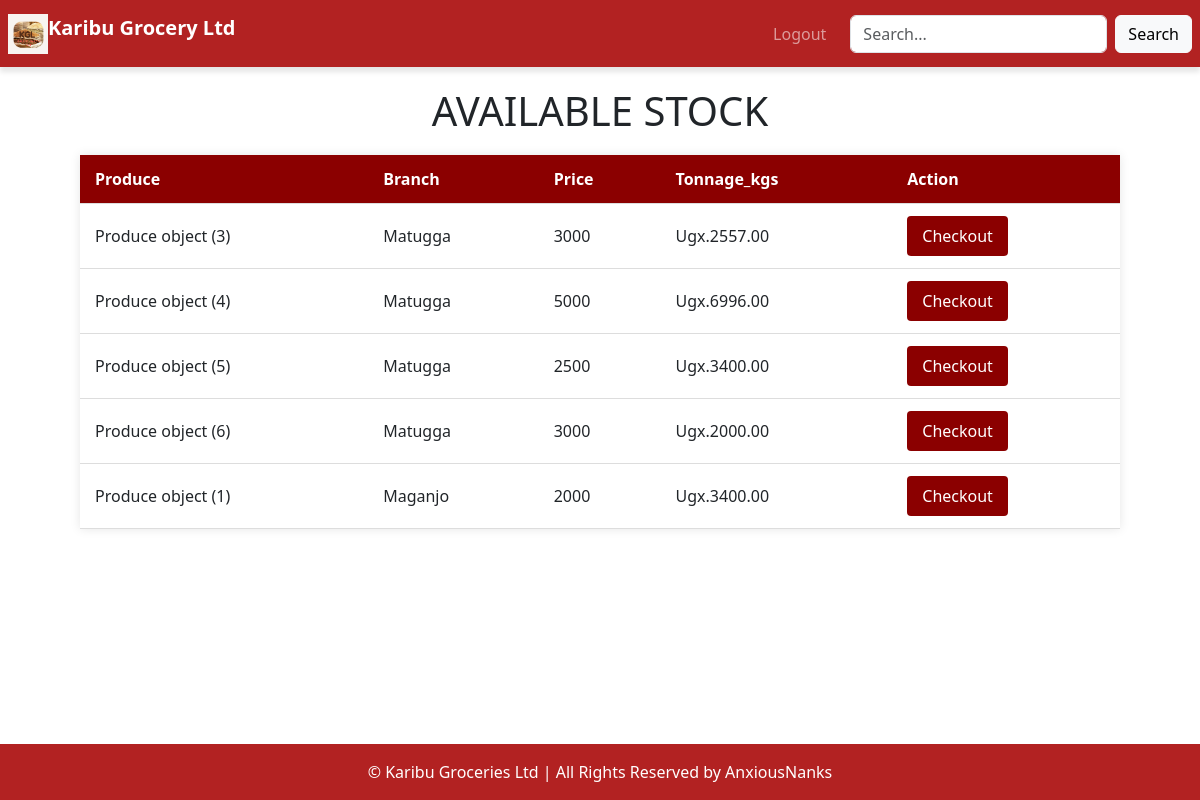
The page /allstock/ on the database its author committed.
### home/models.py (models this page shows, shortened)
class Stock(models.Model):
    produce = models.ForeignKey(Produce, on_delete=models.CASCADE)
    branch = models.CharField(max_length=20, choices=BRANCH_CHOICES)
    price = models.IntegerField(default=0, null=True, blank=True)
    quantity = models.PositiveIntegerField(default=0)
    tonnage_kgs = models.DecimalField(max_digits=10, decimal_places=2)
    last_updated = models.DateTimeField(auto_now=True)

class Produce(models.Model):
    name = models.CharField(max_length=100, unique=True)
    produce_type = models.CharField(max_length=50, validators=[MinLengthValidator(2)])
    price_per_kg = models.DecimalField(max_digits=10, decimal_places=2)

### home/views.py (the view)
# urls.py: path('allstock/', views.allstock, name='allstock'),
def allstock(request):
    stock = Stock.objects.all()
    return render(request, 'home/allstock.html', {'stock': stock})

### home/templates/home/allstock.html (shortened to what this page needs)
{% extends 'base.html' %}
{% block content %}
<div class="table-container">
    <h1 style="text-align: center;">AVAILABLE STOCK</h1>
    <table class="stock-table">
        <thead>
            <tr>
                <th>Produce</th>
                <th>Branch</th>
                <th>Price</th>
                <th>Tonnage_kgs</th>
                <th>Action</th>
            </tr>
        </thead>
        <tbody>
            {% for stock in stock %}
            <tr>
                <td>{{ stock.produce }}</td>
                <td>{{ stock.branch }}</td>
                <td>{{ stock.price }}</td>
                <td>Ugx.{{ stock.tonnage_kgs }}</td>
                <td>
                    <a href="{% url 'stock_detail' stock.id %}" class="checkout-btn">Checkout</a>
                </td>
            </tr>
            {% endfor %}
        </tbody>
    </table>
</div>
{% endblock %}

### home/templates/base.html (style rules this page uses)
body, html { margin: 0; padding: 0; height: 100%; overflow-x: hidden; }

### home/templates/home/allstock.html (style rules this page uses)
.table-container { width: 90%; margin: 0 auto; padding: 20px; }
.stock-table { width: 100%; border-collapse: collapse; margin-top: 20px; box-shadow: 0 0 10px rgba(0, 0, 0, 0.1); }
.stock-table th, .stock-table td { padding: 12px 15px; text-align: left; border-bottom: 1px solid #ddd; }
.stock-table thead { background-color: #8B0000; color: white; }
.checkout-btn { background-color: #8B0000; color: white; padding: 8px 15px; border-radius: 4px; text-decoration: none; display: inline-block; text-align: center; }

### rows shown on the page
Stock: produce "Produce object (3)", branch "Matugga", price "3000", tonnage_kgs "2557.00"
Stock: produce "Produce object (4)", branch "Matugga", price "5000", tonnage_kgs "6996.00"
Stock: produce "Produce object (5)", branch "Matugga", price "2500", tonnage_kgs "3400.00"
Stock: produce "Produce object (6)", branch "Matugga", price "3000", tonnage_kgs "2000.00"
Stock: produce "Produce object (1)", branch "Maganjo", price "2000", tonnage_kgs "3400.00"
